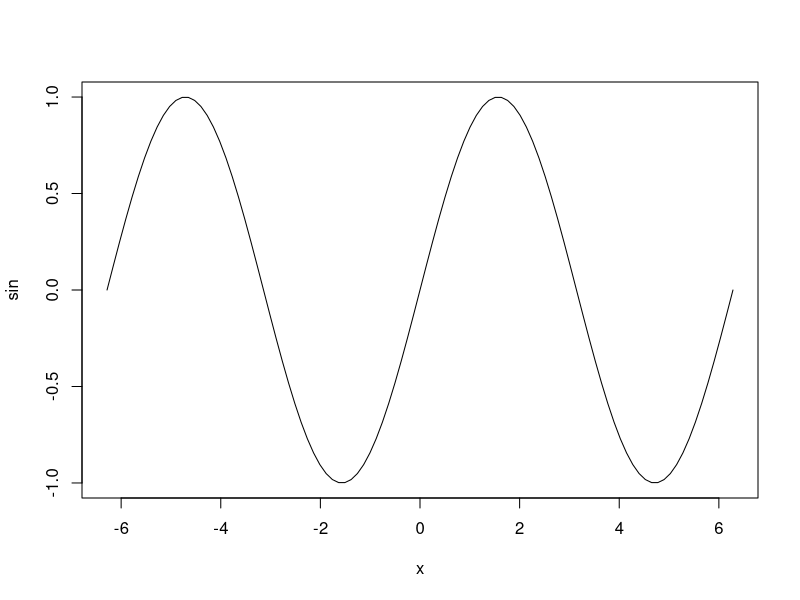
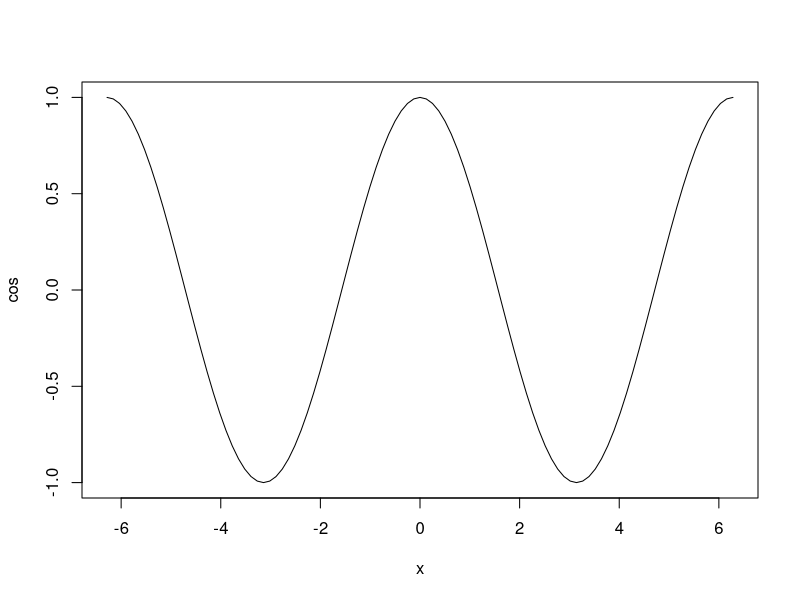

These figures' R source, in order: (Note: this script raises an error after producing the figures.)

# 第2版  2014年4月16日

############################################################
#               第10章 基本統計解析                #
############################################################




  ## ----- SECTION 136 基本統計関数について

# 正規分布
# 累積確率、いわゆる分布
pnorm (-1.96)

pnorm (1.96, lower.tail = FALSE)

# 確率密度
dnorm (-1.96)

dnorm (1.96)

# 分位点関数
qnorm (0.025)

qnorm (0.975)

# 三角関数
# 45度はラジアンでは # 45 * (pi/180) ; pi/4
sin (pi/4); 1/ sqrt (2)

cos (pi/4); 1/ sqrt (2)

tan (pi/4);


asin (1/ sqrt (2)); pi/4

acos (1/ sqrt (2)); pi/4

atan (1)

atan2 (1,1)

(x <- seq (-pi, pi, 0.5))

sin (x)

# グラフを描く
plot (sin, -pi*2, pi*2)
plot (cos, -pi*2, pi*2)

# 対数
# 底が10
log10 (10)

log(10, base = 10)

# 底が2
log2 (8)

log (8, base = 2)

# 底は自然対数
(Napier <- exp (1))

log (Napier)

log (Napier, base = Napier)


log (-1:3)

# 1を加算した値の対数をとる
(x <- log1p (-1:3))

# 真数に戻す
exp (x)

# 真数に戻して1を減じる
expm1 (x)


# 二項係数（組み合わせ）
choose(5, 2)

gamma (5 + 1) / ( gamma (2 + 1) * gamma (5 - 2 + 1))


# ベータ関数
a <- 2; b <- 2
beta (a, b)


# ガンマ関数
(gamma (a) * gamma (b) ) / gamma (a + b)
# 階乗
factorial (10)

gamma (10 + 1)


# 複素数を初期化
z1 <- 3 + i

# 3 + i はエラーになる。i がオブジェクトと判断されるため
z1 <- 3 + 1i
# z1 <- 3 + 1i
# 実数部を出力
Re (z1)

# 虚数部を出力
Im (z1)


# 極形式
z2 <- 3 + 2i
# 複素数の絶対値
Mod (z2)

# sqrt(3^2 + 2^2)
# 偏角
Arg (z2)

# tanh(2/3)
# 複素共役
Conj (z1)




  ## ----- SECTION 137   乱数の利用

# 毎回ランダムな結果がえられる
rnorm (3)

rnorm (3)

# 種を設定する

set.seed (1)

rnorm (3)
rnorm (3)


# 再び種を設定する
set.seed (1)

rnorm (3)
rnorm (3)

# 現在の設定を確認

RNGkind ()

# RNGkind ("Wich")




  ## ----- SECTION 138   要約統計量を求める
# 「iris」データの要約
summary (iris)


# カテゴリを数値で表わしたデータは注意
(x <- data.frame (ID = 1:5, Grade = c(5,6,7,8,9),
                  Sex = c (1,2,1,2,1)))

summary (x)

# 因子と設定し直す
x$ID <- as.factor (x$ID)
x$Sex <- as.factor (x$Sex)
summary (x)

# Gradeを性別ごとに要約する
tapply (x$Grade, x$Sex, summary)

# 平均値
aggregate (. ~ Species, FUN = mean, data = iris)
# aggregate (iris [-5], iris [5], mean)


# 中央値
aggregate (. ~ Species, FUN = median, data = iris)
# aggregate (iris [-5], iris [5], median)


# 分散
aggregate (. ~ Species, FUN = var, data = iris)
# aggregate (iris [-5], iris [5], var)


# 標準偏差
aggregate (. ~ Species, FUN = sd, data = iris)
# aggregate (iris [-5], iris [5], sd)


# 平均絶対偏差 median absolute deviatio
aggregate (. ~ Species, FUN = mad, data = iris)
# aggregate(iris [-5], iris [5], mad)

# 四分位偏差
aggregate (. ~ Species, FUN = IQR, data = iris)
# aggregate (iris [-5], iris [5], IQR)

 # 値を小さい方から順に並び替えた時の、「75パーセンタイルと25パーセンタイルの間隔」の
 # ことで、代表性が高いと考えられる全体の中央付近の50%を含む範囲を示す。

# 分位点
aggregate (. ~ Species, FUN = quantile, data = iris, 
           probs = c(0, .1, .2, .3, .4, .5, .6, .7, .8, .9, 1))
# aggregate (iris [-5], iris [5], quantile,
#           probs = c(0, .1, .2, .3, .4, .5, .6, .7, .8, .9, 1))

aggregate (. ~ Species, data = iris, FUN = fivenum)






  ## ----- SECTION 139  数値を丸める
round (1234.56789)
round (1234.56789, digits = 2)


# 四捨五入にならない
round (1234.5)
round (123.45)

round (123.45, digits = 1)
round (123.5)
round(123.45)

# 引数より大きい最小の整数
ceiling (1234.5)


# 引数より小さい最大の整数
floor (1234.5)


# 0 に近い最大の整数へ切り下げ
trunc (1234.9)


# 有効桁数を指定
x <- c (123.4, 123.45, 123.456, 1234.567)
signif (x, digits = 5)

(x <- 2.3 - 1.3)

# 厳密には1ではない
sprintf ("%.16f", x)

# したがって1との比較は偽になる
if (x >= 1) print("x >=1") else print("x<1")
# このような場合に「zapsmall」が使えることがある
if (zapsmall (x) >= 1) print("x >=1") else print("x<1")






  ## ----- SECTION 140 データから欠損値を取り除く

# 欠損値の扱い
x <- c (5, 5, 5, NA, 5)
mean (x)

# 欠損値を省いたデータ数で平均値を求める
mean (x, na.rm = TRUE)

# あるいは「na.omit」関数を適用
mean (na.omit (x) )

# 欠損値がある場合のデフォルトの動作
options ("na.action") # getOption ("na.action") でも良い

na.omit (x)

na.exclude (x)


na.pass (x)

na.fail (x)


(y <- data.frame( x = c(1, NA, 3, 4), y = c(5, NA, 6, NA)))

complete.cases (y)
y [ complete.cases(y), ]

# 組み込みのデータ「cars」を使用する
# 50行のデータ
nrow (cars)

# 最初の10行のd「dist」列をNAに変更
cars$dist [1:10] <- NA

# 回帰分析をしてみる
lm1 <- lm (dist ~ speed, data = cars)
# 有効データ数は40で自由度は38
# なお残り2は推定されたパラメータの数
summary (lm1)

# 欠損値がある場合はエラーとして実行を中止する
opt <- options (na.action = "na.fail")
#
lm1 <- lm (dist ~ speed, data = cars)

# オプションをもとに戻す
options (opt)





  ## ----- SECTION 141  正規性の検定を行う
# 「women」データから身長と体重を利用
# シャピロ・ウィルク検定
shapiro.test (women$height)

shapiro.test (women$weight)

# コルモゴロフ・スミルノフ検定
ks.test (women$height, "pnorm",
         mean (women$height), sd = sd (women$height))

ks.test (women$weight, "pnorm",
         mean (women$weight), sd = sd (women$weight))

# Q-Qプロットを作成
qqnorm (women$height)
qqline (women$height)

x <- ecdf (women$height)
plot (x)

# plot.ecdf (women$height) と一度に実行してもよい
# 理論的な累積確率と比較する
y <- seq(min (women$height), max (women$height) + 1)
lines(y, pnorm(y, mean = mean(women$height), sd = sd (women$height) ),
       col = "red", lty = 3)
knots(x)







  ## ----- SECTION 142 等分散性の検定を行う
# 2つのグループの睡眠時間の差
# データの先頭を表示
head (sleep)

var.test (extra ~ group, data = sleep)

ansari.test (extra ~ group, data = sleep)

mood.test (extra ~ group, data = sleep)

# 複数のグループ間の分散の検定
# 殺虫剤の効果について、Sprayの種類ごとのcount数を箱ヒゲ図で描く
plot (count ~ spray, data = InsectSprays)
bartlett.test (count ~ spray, data = InsectSprays)

# ノンパラメトリックな方法
fligner.test (count ~ spray, data = InsectSprays)






  ## ----- SECTION 143  t検定で平均を比較する
# 睡眠データの先頭を表示
head (sleep)

# グループIDごとの平均値
by (sleep [,1], sleep [,2], mean)
# 対応のあるデータだが仮に独立とする

# 標本平均と母集団の平均の比較
t.test (sleep$extra [sleep$group == 1], mu = 1)

# 2つのグループの睡眠時間の差
# 等分散性の検定
var.test (extra ~ group, data = sleep)


# 等分散性を仮定したt検定
t.test (extra ~ group, var.equal = TRUE, data = sleep)

# 等分散性を仮定しないウェルチのt検定
t.test (extra ~ group, data = sleep)

# alternative = "less" 最初のグループの方がより小さい
# 対立仮説 group1 < group2 が採択される
t.test (extra ~ group, alternative = "less", data = sleep)

# alternative = "greater" 最初のグループ方がより大きい
# 対立仮説 group1 > group2 は採択できない
t.test (extra ~ group, alternative = "greater", data = sleep)

# 対応のあるデータだと仮定する
t.test (extra ~ group, paired = TRUE, data = sleep)






  ## ----- SECTION 144 ノンパラメトリックな検定で平均を比較する

## 月ごとのオゾン量データの先頭を表示
head (airquality)

# 箱ヒゲ図を描いてみる
boxplot(Ozone ~ Month, data = airquality)

## ウィルコクソンの順位和検定
wilcox.test(Ozone ~ Month, data = airquality, 
            subset = Month %in% c(5, 8)) ## 5月と8月を比較

## クラスカル・ウォリスの順位和検定
kruskal.test (Ozone ~ Month, data = airquality,
     subset = Month %in% c(5, 6, 7) ) ## 5月、6月、7月を比較








  ## ----- SECTION 145 比率の検定を行う
# 1群の場合
# 100回中30回成功したとき、成功確率は0.5とみなせるか
prop.test (30, 100, p = .5)

# 近似でなく正確な確率
binom.test (30, 100, p = 0.5)

# 複数の群の場合
# 成功回数
x <- c (3, 3, 7, 12)# c (83, 90, 129, 70) # c (86, 93, 136, 82)
# 試行回数
n <- c (86, 93, 136, 82)

# 4つの試行での成功回数の割合は異なるか
prop.test (x, n)


# 分割表として与えられている場合
tbl <- matrix (c (83, 3, 90, 3, 129, 7, 70, 12),
               byrow = TRUE, ncol = 2)
tbl
prop.test (tbl)





  ## ----- SECTION 146  独立性の検定（カイ二乗検定・Fisherの検定）を行う
# 以下のような分割表があったとする
(mat <- matrix (c (229, 286, 98, 58), byrow = TRUE, nrow = 2))

# カイ二乗検定
chisq.test (mat)

# イェーツの補正を行わない
chisq.test (mat, correct = FALSE)

# Fisherの正確確率
fisher.test (mat)

# 対応がある場合
(myTest <-
 matrix(c(794, 86, 150, 570),
        nrow = 2,
        dimnames = list("最初の調査" = c("支持", "不支持"),
          "2回目の調査" = c("支持", "不支持"))))

mcnemar.test (myTest)

# 二項検定を行う
binom.test (c (86, 150))

# binom.test (86, 86 + 150)  # でもよい
# binom.test (150, 86 + 150)


(1/5) / (4/5) == (1/4)

(229/286) / (98/58)
(229/98) / ( 286/58)






  ## ----- SECTION 147 相関係数を求める／検定する
# 米国人女性の身長体重データ
head (women)

# 相関行列を求める
cor (women)
cor.test (women$height, women$weight)
# 以下のようにも実行できる
# cor(women$height, women$weight)





  ## ----- SECTION 148  分散分析を行う

## 照明と作業効率
p.141 <- c (6,3,4,5,2, 7,5,6,7,5, 8,7,8,9,8)
p.141.cond <- gl (3, 5, lab = c("low","middle","high"))
(p.141.df <- data.frame (light = p.141, cond = p.141.cond) )

# データの分布を箱ヒゲ図で確認
boxplot (light ~ cond, data = p.141.df)
# 繰り返し数を確認
replications (light ~ cond, data = p.141.df)

# 多群の分散比の検定（パラメトリックな方法）
bartlett.test (light ~ cond, data = p.141.df)

# 多群の分散比の検定（ノンパラメトリックな方法）
fligner.test (light ~ cond, data = p.141.df)

# 1因子分散分析（パラメトリックな方法）
oneway.test (light ~ cond, data = p.141.df,
             var.equal = TRUE)

 # 以下は同じ結果
 aov1 <- aov (light ~ cond, data = p.141.df)
 # 分散分析表を出力
 summary (aov1)

 summary.lm (aov1)


# 1因子分散分析（ノンパラメトリックな方法）
kruskal.test ( light ~ cond, data = p.141.df)          
# 対応のある1因子分散分析（対応のない2因子分散分析）
# 同一個人が3つの照明水準について1回ずつ計3回測定したとする
subj <- rep(paste("sub", 1:5, sep = ""), 3)
# 個人を特定するランダム項を追加
(p.141.df2 <- cbind( p.141.df, subj))


# 対応のある1因子分散分析
aov2 <- aov( light ~ cond + Error (subj), data = p.141.df2)
# aov2 <- aov( light ~ cond + Error (subj/cond), data = p.141.df2)
summary (aov2)
# 対応のある1因子分散分析（ノンパラメトリックな方法）
friedman.test (light ~ cond | subj, data = p.141.df2)

# 対応のない2因子分散分析として実行
summary (aov (light ~ cond + subj, data = p.141.df2))





# 対応がない2因子分散分析（固定因子モデル）
p.154 <- c(8,10,11, 16,14,15, 2,3,4, 6,6,3, 11,12,8, 11,9,7)
A <- rep(paste("A", 1:3, sep = ""), each = 3, length = 18)
B <- gl(2, 9, lab = c("B1", "B2"))
(p.154.df <- data.frame (val = p.154, A = A, B = B))
# 繰り返しを確認
replications (val ~ A * B, data = p.154.df)

aov3 <- aov (val ~ A * B, data = p.154.df)
summary (aov3)
# 各水準の効果
model.tables (aov3, "means", se = TRUE)




# 対応がある2因子分散分析とする
p.167 <- c(6,9,11, 14,13,15, 3,4,5, 6,7,5, 11,13,10, 9,8,7)
A <- rep(paste("A", 1:3, sep = ""), each = 3, length = 18)
B <- gl(2, 9, lab = c("B1", "B2"))
S <- rep(paste("S", 1:3, sep = ""), 3, length = 18)
(p.167.df <- data.frame(val = p.167, A = A, B = B, S = S))


with (p.154.df, 
      interaction.plot (A, B, val)
      )

# 繰り返しを確認
 replications (val ~ A * B * S, data = p.167.df)
## A B S A:B A:S B:S A:B:S
## 6 9 6 3 2 3 1


# 被験者の繰り返しを誤差項として計算
aov4 <- aov (val ~ A * B + Error (S/(A*B)), data = p.167.df)
summary (aov4)


getOption ("contrasts")

aov1 <- aov (light ~ cond, data = p.141.df)
summary.lm (aov1)


# コントラストを変更
old.op <- options (contrasts = c ("contr.helmert", "contr.poly"))
aov2 <- aov (light  ~ cond, data = p.141.df)
summary.lm (aov2)

mean (p.141.df$light)

# コントラストをもとに戻す
options (old.op)






  ## ----- SECTION 149  多重比較を行う
# 各群の平均値の多重比較
pairwise.t.test (chickwts$weight, chickwts$feed)

# 手法を選択
pairwise.t.test (chickwts$weight, chickwts$feed,
                 p.adjust.method = "bonferroni")

aov1 <- aov (weight ~ feed, data = chickwts)
TukeyHSD (aov1)






  ## ----- SECTION 150  回帰分析を行う
# 車の速度とスピードを回帰分析
# 単回帰帰分析をしてみる
lm1 <- lm (dist ~ speed, data = cars)
# 要約
summary (lm1)

coef (lm1)

fitted (lm1)

residuals (lm1)

all.equal (cars$dist - residuals(lm1), predict (lm1))

speed2 <- cars$speed + runif (length (cars $ speed))

predict (lm1, data.frame (speed = speed2))

# モデル診断 4枚表示されるのであらかじめ画面を4分割する
par (mfrow = c (2,2))
plot (lm1)


# 重回帰帰分析をしてみる
# スイスの出生率と経済社会動向データ
head (swiss)

# 多重回帰 すべての変数で回帰
lm2 <- lm(Fertility ~ ., data = swiss)
# 要約
summary (lm2)

# 係数を出力
coef (lm2)

# モデル診断
par (mfrow = c (2,2))
plot (lm2)

# 項を追加
lm3 <- update(lm2, .~. + I (Education^2) )
summary (lm3)

# 項を減らしてアップデートする
lm4 <- update (lm3, .~. - Examination )
summary (lm4)

# ステップワイズに変数を選択する
step (lm4, direction = "backward" )


# scope引数で指定された項から1つを加えてあてはめる
# 説明変数の交互作用をペアごとに追加した結果と，
# 交互作用を含まないモデルを比較
add1(lm2, ~ .^2)

# add1関数の出力をanovaで確認
lm5 <- lm (Fertility ~ .  + Agriculture:Examination, data = swiss)
anova(lm2, lm5)







  ## ----- SECTION 151  時系列データの統計量

# 体温を模した擬似データを乱数で作成
temp <- round (rnorm (20, mean = 36.5, sd = 0.01), 2)
# 2012年1月から毎月1回測った時系列オブジェクトに変換
(tmp.ts <- ts (temp, start = c (2012, 1), frequency = 12))


# 自己相関をみる
acf (UKgas)
# 偏相関を出力させる。ただしプロットは描かない
acf (UKgas, type = "partial", plot = FALSE)

# 自己回帰モデル
(ar.UK <- ar (UKgas))

summary (ar.UK)






  ## ----- SECTION 152  検出力を求める
# 検定力を求める
power.t.test (n = 30, delta = 8, sd = 10, sig.level = 0.05,
              power = NULL, strict = TRUE)

# 必要な標本数を求める
power.t.test (n = NULL, delta = 8, sd = 10, sig.level = 0.05,
              power = 0.86, strict = TRUE)







  ## ----- SECTION 153 モデル式の基礎知識
# women データを作業スペースに登録
attach (women)
# モデル式
mdl <- weight ~ height
# 属性を確認
class (mdl); typeof (mdl)

# 回帰を求める関数の引数に適用する
lm (mdl)

# 連番からなる変数xがあるとき
x <- paste("x", 1:10, sep="")

# モデル式を作成する
(mdl2 <- as.formula (paste ("y ~ ", paste(x, collapse= "+"))))
## y ~ x1 + x2 + x3 + x4 + x5 + x6 + x7 + x8 + x9 + x10
# 交互作用をモデル化する
y <- x1 <- x2 <- 1:10
mdl3 <- y ~ x1 * x2
mdl4 <- y ~ x1 + x2 + x1:x2

# モデルとしては同等
terms (mdl3)
terms (mdl4)

#   以下にモデル式の例をいくつかあげます。


y ~ 1#, NULL モデル。全平均だけで推定するモデル（回帰で1は切片を表す。）
y ~ x#, 回帰でxは説明変数、分散分析では複数の水準からなるカテゴリカル変数
y ~ x - 1#，回帰で切片を推定しない
y ~ . #, 右辺のドットが、残りのすべての変数を「＋」で結ぶことを意味する
y  ~ x1 + x2 + x3 - x1:x2:x3#，3次の項を除くモデル。y ~ (x1 + x2 + x3)^2 に同じ
y ~ x1 / x2 / x3#, ネストモデル y ~ x1 + x2 %in% x1 + x3 %in% x2 %in% x1 に同じ
y ~ x1 * x2 * x3 + Error (x1 / x2 / 3)#, 分割区法（split-plot）で各因子ごとに誤差項を推定
y ~ s (x1) + s (x2)#, 変数を平滑化する
log (y) ~ I (1 / x1)#, ネストを表す「／」を除算演算子として扱う
y ~ x1 | x2#, 「x2」を条件して 「y」と「x1」ノ関係をみる
y ~ x1 + offset (x2)#，x2 をモデルに組み込むがパラメータの推定はしない



update (mdl3, .~. - x1:x2)
# y ~ x1 + x2

update (mdl3, .~. - x1:x2 - x2 + poly (x2,2))
# y ~ x1 + poly (x2, 2)

# 目的変数を対数化
update (mdl3, log(.) ~.)
# log(y) ~ x1 + x2 + x1:x2

